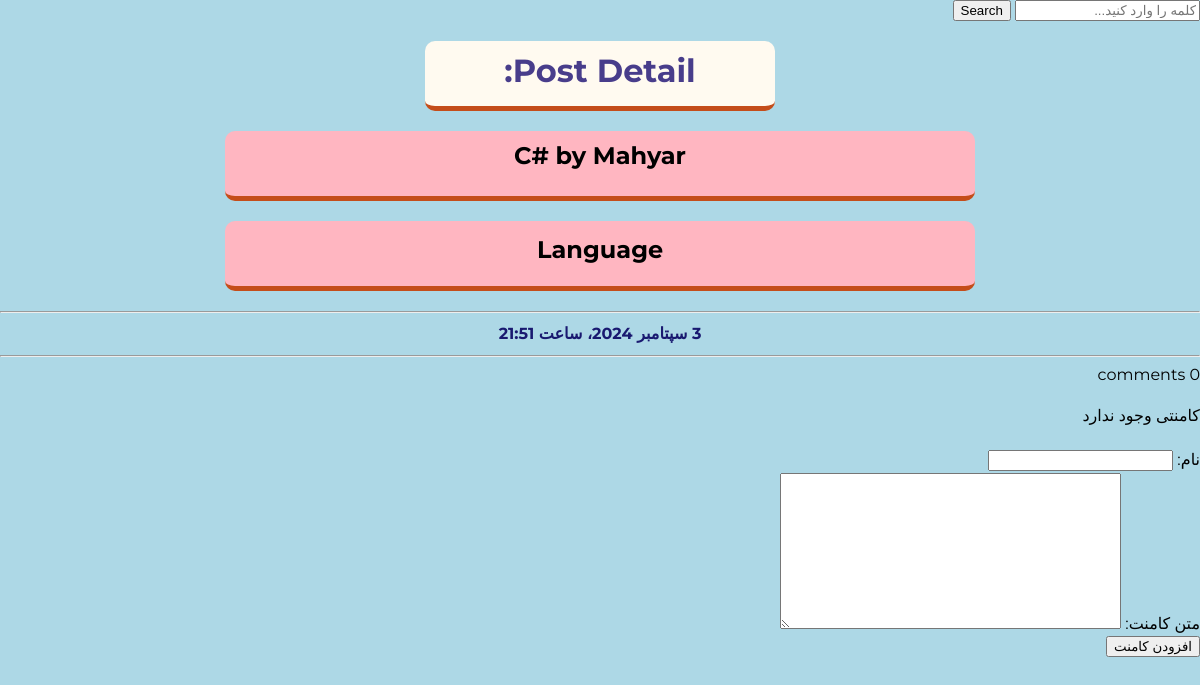
/blog/posts/5, run on the app's committed database.
### blog/models.py (models this page shows, shortened)
class Post(models.Model):
    class Status(models.TextChoices):
        DRAFT = 'DF', 'Draft'
        PUBLISHED = 'PB', 'Published'
        REJECTED = 'R', 'Rejected'
    author = models.ForeignKey(User, on_delete=models.CASCADE, related_name='user_posts')
    title = models.CharField(max_length=250)
    description = models.TextField()
    slug = models.SlugField(max_length=250)
    publish = models.DateTimeField(default=timezone.now)
    created = models.DateTimeField(auto_now_add=True)
    updated = models.DateTimeField(auto_now=True)
    status = models.CharField(max_length=2, choices=Status.choices, default=Status.DRAFT)
    reading_time = models.PositiveIntegerField(verbose_name='زمان مطالعه')
    objects = models.Manager()
    published = PublishedManager()
    class Meta:
        ordering = ['-publish']
        indexes = [
            models.Index(fields=['-publish']),
        ]
        verbose_name = 'پست'
        verbose_name_plural = 'پست ها'

### blog/views.py (the view)
# urls.py: path('posts/<int:pk>', views.post_detail, name='post_detail'),
def post_detail(request, pk):
    post = get_object_or_404(Post, pk=pk, status=Post.Status.PUBLISHED)
    comment = post.comments.filter(active=True)
    form = CommentForm()
    context = {
        'post': post,
        'form': form,
        'comment': comment,
    }
    return render(request, 'blog/detail.html', context)

### blog/forms.py (shortened to what this page needs)
class CommentForm(forms.ModelForm):
    class Meta:
        model = Comments
        fields = ['name', 'body']

### blog/templatetags/blog_tags.py (called while the page is built)
@register.filter(name='markdown')
def to_markdown(text):
    return mark_safe(markdown(text))

### blog/templates/blog/detail.html (shortened to what this page needs)
{% extends 'parent/base.html' %}
{% load jformat %}
{% load blog_tags %}
{% block content %}
    <h1>Post Detail:</h1>
    <h2>{{ post.title }} by {{ post.author | capfirst }}</h2>
    <h2>{{ post.description | markdown }}</h2>
    <hr>
    <p class="paragraph">{{ post.publish | jformat:'%y/%m/%d - %H:%M' }}</p>
    <hr>
    <div>
        {% with comment.count as cm_count %}
            {{ cm_count }} comment{{ cm_count|pluralize }}
        {% endwith %}
    </div>
    <br>
   <div>
        {% for cm in comment %}
            {{ cm.body | linebreaks }}
            <p>نویسنده: {{ cm.name }}</p>
            <hr>
            {% empty %}
            <p>کامنتی وجود ندارد</p>
        {% endfor %}
   </div>
    <br>
    <form method="post" action="{% url 'blog:post_comment' post.id %}">
        {{ form.as_p }}
        <input type="submit" value="افزودن کامنت">
    </form>
{% endblock %}

### blog/static/css/base.css (style rules this page uses)
* { box-sizing: border-box; }
body { --h: 212deg; --l: 43%; --brandColor: hsl(var(--h), 71%, var(--l)); font-family: Montserrat, sans-serif; margin: 0; background-color: lightblue; }
p { margin: 0; line-height: 1.6; }
h1 { width: 350px; height: 70px; background-color: floralwhite; color: darkslateblue; text-align: center; border-bottom: 5px solid #c44d1a; border-radius: 10px; margin: 20px auto; padding: 10px; }
h2 { width: 750px; height: 70px; background-color: lightpink; color: black; text-align: center; border-bottom: 5px solid #c44d1a; border-radius: 10px; margin: 20px auto; padding: 10px; }
.paragraph { text-align: center; color: midnightblue; font-weight: bold; }

### data on the page
Post: title "C#", author "Mahyar", description "Language", publish|jformat "3 سپتامبر 2024، ساعت 21:51"
